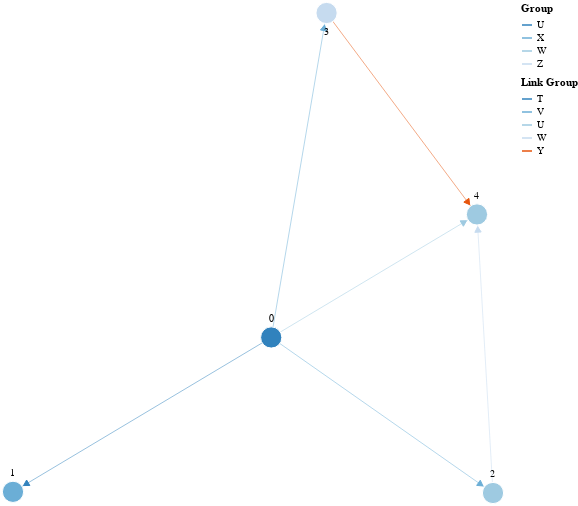

Here is the notebook cell this chart was saved with:
### Code cell
g = nx.generators.barabasi_albert_graph(5, 3)
def rand_group():
    possible = "TUVWXYZ"
    return random.sample(possible, 1)[0]

node_properties = {n: {"group": rand_group()} for n in g.nodes()}

pos = nx.fruchterman_reingold_layout(g)

edge_attributions = {e: {"group": rand_group()}
                    for e in g.edges()}

nx.set_node_attributes(g, node_properties)
nx.set_edge_attributes(g, edge_attributions)
nx.set_node_attributes(g, {k:f"n{i}" for i, k in enumerate(g.nodes)}, "label")

schema = plots.spring_force_graph(g, node_labels="label", layout=pos)
plots.save_schema(schema, "_schema.json")
plots.ipy_display(schema, format="interactive")

### Figure 1 — Vega specification as saved in the notebook (floating-point values rounded to 4 significant figures)
{"$schema": "https://vega.github.io/schema/vega/v5.json", "data": [{"name": "node-data", "on": [{"modify": "node.datum", "trigger": "fix.length == 2", "values": "{interactionX: fix[0], interactionY: fix[1]}"}, {"modify": "reset", "trigger": "reset", "values": "{interactionX: null, interactionY: null}"}], "values": [{"fx": null, "fy": null, "group": "U", "id": 0, "inputX": -0.1482, "inputY": 0.06905, "label": 0}, {"fx": null, "fy": null, "group": "X", "id": 1, "inputX": -1, "inputY": 0.4564, "label": 1}, {"fx": null, "fy": null, "group": "W", "id": 2, "inputX": 0.5833, "inputY": 0.4593, "label": 2}, {"fx": null, "fy": null, "group": "Z", "id": 3, "inputX": 0.03434, "inputY": -0.7451, "label": 3}, {"fx": null, "fy": null, "group": "W", "id": 4, "inputX": 0.5305, "inputY": -0.2396, "label": 4}]}, {"name": "link-data", "values": [{"group": "T", "source": 0, "target": 1}, {"group": "V", "source": 0, "target": 2}, {"group": "V", "source": 0, "target": 3}, {"group": "U", "source": 0, "target": 4}, {"group": "W", "source": 2, "target": 4}, {"group": "Y", "source": 3, "target": 4}]}], "description": "A node-link diagram with force-directed layout.", "height": 500, "legends": [{"stroke": "color", "symbolType": "stroke", "title": "Group"}, {"stroke": "colorlink", "symbolType": "stroke", "title": "Link Group"}], "marks": [{"encode": {"enter": {"fill": {"field": "group", "scale": "color"}, "stroke": {"value": "white"}}, "update": {"cursor": {"value": "pointer"}, "fx": {"signal": "datum.interactionX == null ? scale('xscale', datum.inputX) : datum.interactionX"}, "fy": {"signal": "datum.interactionY == null ? scale('yscale', datum.inputY) : datum.interactionY"}, "size": {"signal": "2 * nodeRadius * nodeRadius"}}}, "from": {"data": "node-data"}, "name": "nodes", "transform": [{"forces": [{"force": "center", "x": {"signal": "cx"}, "y": {"signal": "cy"}}, {"force": "collide", "radius": {"signal": "nodeRadius"}}, {"force": "nbody", "strength": {"signal": "nodeCharge"}}, {"distance": {"signal": "linkDistance"}, "force": "link", "links": "link-data"}], "iterations": 300, "restart": {"signal": "restart"}, "signal": "force", "static": true, "type": "force"}], "type": "symbol", "zindex": 1}, {"encode": {"enter": {"align": {"value": "center"}, "baseline": {"value": "middle"}, "fill": {"value": "black"}, "fontSize": {"value": 10}, "text": {"field": "datum.label"}}, "update": {"x": {"field": "x"}, "y": {"field": "y"}}}, "from": {"data": "nodes"}, "interactive": false, "name": "labels", "transform": [{"anchor": ["top", "bottom", "right", "left"], "avoidMarks": ["nodes"], "offset": [1], "size": {"signal": "[width + 60, height]"}, "type": "label"}], "type": "text", "zindex": 2}, {"encode": {"update": {"stroke": {"field": "group", "scale": "colorlink"}, "strokeWidth": {"value": 0.5}}}, "from": {"data": "link-data"}, "interactive": false, "transform": [{"require": {"signal": "force"}, "shape": "line", "sourceX": "datum.source.x", "sourceY": "datum.source.y", "targetX": "datum.target.x", "targetY": "datum.target.y", "type": "linkpath"}], "type": "path"}, {"encode": {"enter": {"fill": {"field": "group", "scale": "colorlink"}, "shape": {"value": "triangle-right"}, "size": {"value": 40}, "stroke": {"field": "group", "scale": "colorlink"}}, "hover": {"opacity": {"value": 1}}, "update": {"x": {"field": "target.x"}, "y": {"field": "target.y"}}}, "from": {"data": "link-data"}, "name": "arrows", "transform": [{"as": "tan", "expr": "atan2((datum.datum.target.y-datum.datum.source.y),(datum.datum.target.x-datum.datum.source.x))", "type": "formula"}, {"as": "angle", "expr": "datum.tan*180/PI", "type": "formula"}, {"as": "y", "expr": "datum.datum.target.y - nodeRadius*sin(datum.tan)", "type": "formula"}, {"as": "x", "expr": "datum.datum.target.x - nodeRadius*cos(datum.tan)", "type": "formula"}], "type": "symbol", "zindex": {"value": 40}}], "padding": 0, "scales": [{"domain": {"data": "node-data", "field": "group"}, "name": "color", "range": {"scheme": "category20c"}, "type": "ordinal"}, {"domain": {"data": "link-data", "field": "group"}, "name": "colorlink", "range": {"scheme": "category20c"}, "type": "ordinal"}, {"domain": {"data": "node-data", "field": "inputX"}, "name": "xscale", "range": [10, {"signal": "width - 10"}]}, {"domain": {"data": "node-data", "field": "inputY"}, "name": "yscale", "range": [10, {"signal": "height - 10"}]}], "signals": [{"name": "cx", "update": "width / 2"}, {"name": "cy", "update": "height / 2"}, {"name": "nodeRadius", "value": 15}, {"name": "nodeCharge", "value": -80}, {"name": "linkDistance", "value": 80}, {"description": "State variable for active node fix status.", "name": "fix", "on": [{"events": "symbol:mouseout[!event.buttons], window:mouseup", "update": "false"}, {"events": "symbol:mouseover", "update": "fix || true"}, {"events": "[symbol:mousedown, window:mouseup] > window:mousemove!", "force": true, "update": "xy()"}], "value": false}, {"description": "Unfix node", "name": "reset", "on": [{"events": "symbol:dblclick", "update": "item().datum"}], "value": null}, {"description": "Graph node most recently interacted with.", "name": "node", "on": [{"events": "symbol:mouseover", "update": "fix === true ? item() : node"}], "value": null}, {"description": "Flag to restart Force simulation upon data changes.", "name": "restart", "on": [{"events": {"signal": "fix"}, "update": "fix && fix.length"}, {"events": {"signal": "reset"}, "update": "true"}], "value": false}], "width": 500}
